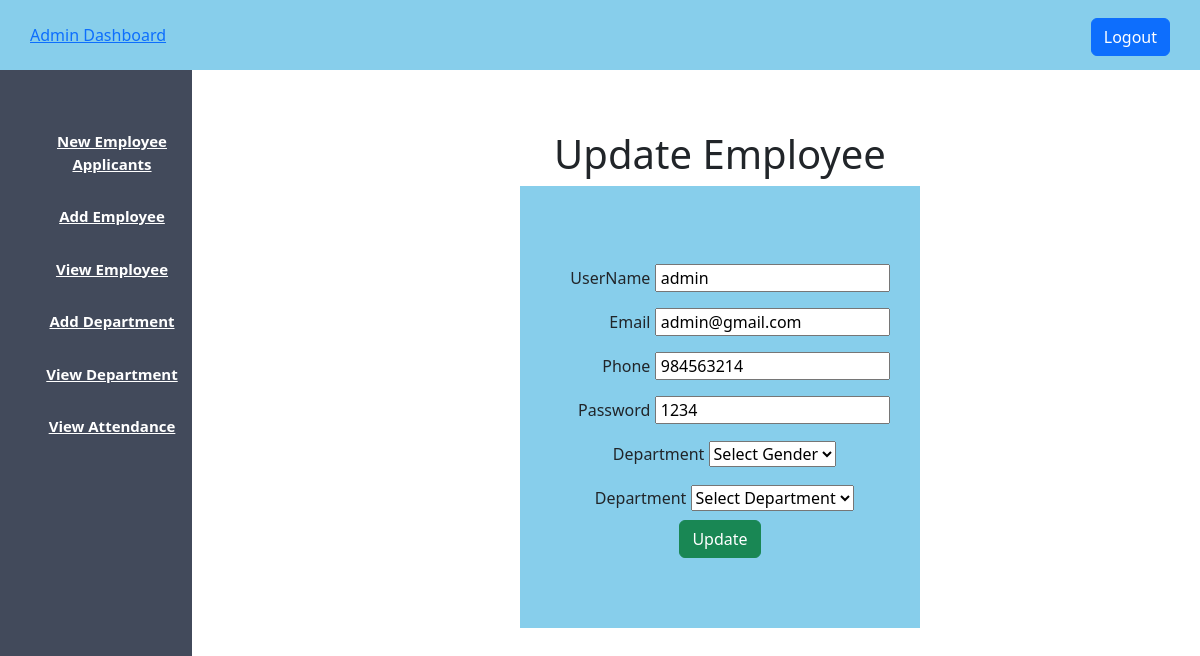
Screenshot of /update_employee.php?employee_id=1 with the database file from the repository.
### tables this page shows
CREATE TABLE `user` (
  `id` int(11) NOT NULL,
  `username` varchar(50) DEFAULT NULL,
  `phone` bigint(30) DEFAULT NULL,
  `email` varchar(50) DEFAULT NULL,
  `usertype` varchar(50) DEFAULT NULL,
  `password` varchar(50) DEFAULT NULL,
  `gender` varchar(50) DEFAULT NULL,
  `department_id` int(11) DEFAULT NULL
);

### update_employee.php (the view, shortened to what this page needs)
<?php
    $host = "localhost";
    $user = "root";
    $password = "";
    $db = "employeeproject";
    $data = mysqli_connect($host, $user, $password, $db);
    $id=$_GET['employee_id'];
    $sql="SELECT * FROM user where id='$id'";
    $result = mysqli_query($data,$sql);
    $info=$result->fetch_assoc();
?>
<!DOCTYPE html>
<html lang="en">
<head>
    <link rel="stylesheet" href="admin.css">
    <link rel="stylesheet" href="https://cdn.jsdelivr.net/npm/bootstrap@5.3.3/dist/css/bootstrap.min.css">
</head>
<body>
    <?php
    include 'admin_sidebar.php';
    ?>
    <div class="content">
        <center>
       <h1>Update Employee</h1>
        <div class="div_deg">
            <form action="#" method="POST">
                <div>
                    <label>UserName</label>
                    <input type="text" name="name" value="<?php echo" {$info['username']}"; ?>">
                </div>
                <div>
                    <label>Email</label>
                    <input type="text" name="email" value="<?php echo" {$info['email']}"; ?>">
                </div>
                <div>
                    <label>Phone</label>
                    <input type="text" name="phone" value="<?php echo" {$info['phone']}"; ?>">
                </div>
                <div>
                    <label>Password</label>
                    <input type="text" name="password" value="<?php echo" {$info['password']}"; ?>">
                </div>
                <div>
                    <label>Department</label>
                    <select name="gender">
                        <option value="">Select Gender</option>
                    </select>
                </div>
                <div>
                    <label>Department</label>
                    <select name="department">
                        <option value="">Select Department</option>
                    </select>
                </div>
                <div>
                    <input class="btn btn-success" type="submit" name="update" value="Update">
                </div>
            </form>
        </div>
        </center>
    </div>
</body>
</html>

### admin.css (style rules this page uses)
* { margin: 0px; padding: 0px ; }
.content { margin-left: 20%; margin-top: 5%; }

### update_employee.php (style rules this page uses)
label { display: inline-block; width: 100px; text-align: right; padding-top: 10px; padding-bottom: 10px; }
.div_deg { background-color: skyblue; width: 400px; padding-bottom: 70px; padding-top: 70px; }

### rows the page displays
user: name "admin", email "admin@gmail.com", phone "984563214", password "1234"
